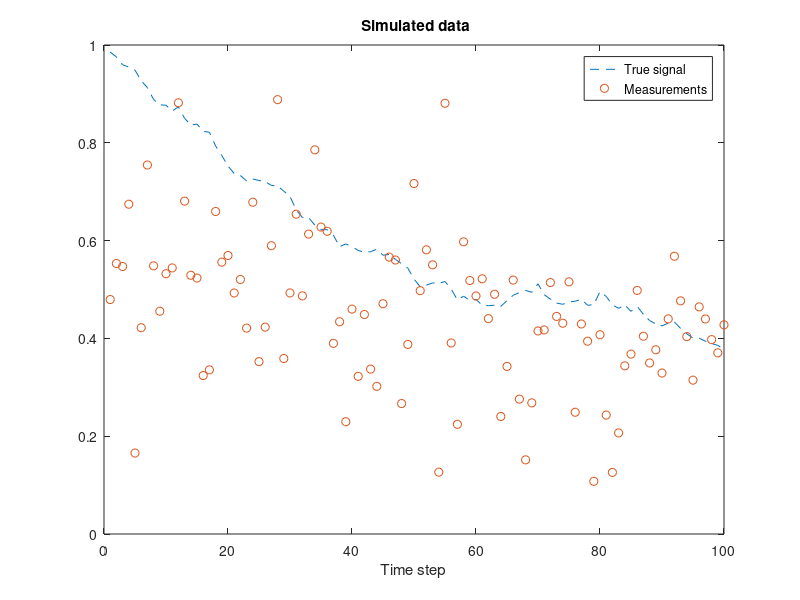
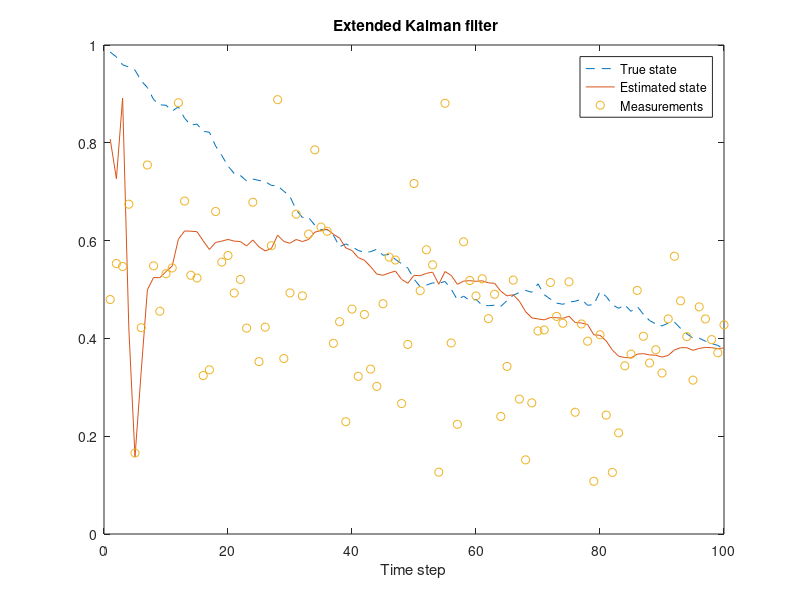
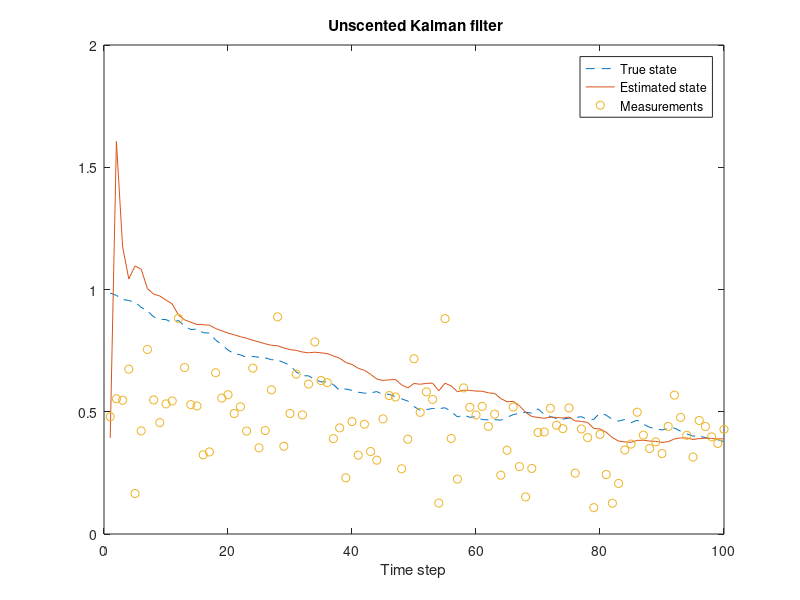

MATLAB code to generate these figures, in order:
%%%%%%%%%%%%%%%%%%%%%%%%%%%%%%%%%%%%%%%%%%%%%%%%%%%%%%%%%%%%%%%%%
% Supplemental Matlab code for Exercise 4 in hw1
%
% Last updated: $Date: 2022/10/6 $
%%%%%%%%%%%%%%%%%%%%%%%%%%%%%%%%%%%%%%%%%%%%%%%%%%%%%%%%%%%%%%%%%

%% Generate data
clear;
clc;
close all;

% Lock random seed
randn('state',101);

% Gaussian random draw, m is the mean and S the covariance
gauss_rnd = @(m,S) m + chol(S)'*randn(size(m));

% Calculate root mean squared error
rmse = @(x,y) sqrt(mean((x(:)-y(:)).^2));

% Define parameters
steps = 100;  % Number of time steps
% w     = 0.5;  % Angular velocity
q     = 0.01^2; % Process noise spectral density
r     = 0.02;  % Measurement noise variance

% This is the dynamics model
f = @(x) x-0.01*sin(x);

% This is the measurement model
h = @(x) 0.5*sin(2*x);

% This is the true initial value
x0 = 1; 

% Simulate data
X = zeros(1,steps);  % The true state
Y = zeros(1,steps);  % Measurements
T = 1:steps;         % Time
x = x0;
for k=1:steps
    x = gauss_rnd(f(x),q);
    y = gauss_rnd(h(x),r);
    X(k) = x;
    Y(k) = y;
end

% Visualize
figure; clf;
plot(T,X(1,:),'--',T,Y,'o');
legend('True signal','Measurements');
xlabel('Time step'); title('\bf Simulated data')

%% Extended Kalman filter

% Extended Kalman filter solution. The estimates
% of x_t are stored in EST2.

m = 0.8;  % Initialize first step
P = 1; % Variance  
EST = zeros(1,steps); % Allocate space for results

% Run EKF
for k=1:steps
    % Prediction step
    % Calculate Jacobian of f(x)
    F = 1 - 0.01*cos(m);              % df/dx
    
    % Predict
    m_pred = f(m);                     % 预测状态
    P_pred = F * P * F' + q;          % 预测协方差
    
    % Update step
    % Calculate Jacobian of h(x)
    H = cos(2*m_pred);                % dh/dx
    
    % Kalman gain
    K = P_pred * H' / (H * P_pred * H' + r);
    
    % Update
    m = m_pred + K * (Y(k) - h(m_pred));
    P = (1 - K * H) * P_pred;
    
    % Store the results
    EST(k) = m;
end

% Visualize results
figure; clf

% Plot the state and its estimate
plot(T,X(:),'--',T,EST(:),'-',T,Y,'o');
legend('True state','Estimated state','Measurements');
xlabel('Time step'); title('\bf Extended Kalman filter')

% Compute error
err = rmse(X,EST)

%% Unscented Kalman filter
% Unscented Kalman filter solution. The estimates
% of x_t are stored in EST3.

m2 = 0.8;  % Initialize first step
P2 = 1; % Variance  
EST2 = zeros(1,steps); % Allocate space for results

% Run UKF
for k=1:steps
    % UKF parameters
    alpha = 0.316;     % 扩展参数
    beta = 0;         % 高斯分布最优值
    kappa = 0.143;        % 次要扩展参数
    n = 1;           % 状态维度
    lambda = alpha^2 * (n + kappa) - n;
    
    % 计算权重
    Wm = zeros(2*n + 1, 1);    % 均值权重
    Wc = zeros(2*n + 1, 1);    % 协方差权重
    Wm(1) = lambda/(n + lambda);
    Wc(1) = lambda/(n + lambda) + (1 - alpha^2 + beta);
    for i = 2:(2*n + 1)
        Wm(i) = 1/(2*(n + lambda));
        Wc(i) = 1/(2*(n + lambda));
    end
    
    % Generate sigma points
    sP = sqrt((n + lambda) * P2);
    Xi = [m2, m2 + sP, m2 - sP];  % Sigma points
    
    % Prediction step
    % Transform sigma points through process model
    fXi = zeros(1, 2*n + 1);
    for i = 1:(2*n + 1)
        fXi(i) = f(Xi(i));
    end
    
    % Predicted mean and covariance
    m2_pred = 0;
    for i = 1:(2*n + 1)
        m2_pred = m2_pred + Wm(i) * fXi(i);
    end
    
    P2_pred = q;
    for i = 1:(2*n + 1)
        P2_pred = P2_pred + Wc(i) * (fXi(i) - m2_pred) * (fXi(i) - m2_pred)';
    end
    
    % Update step
    % Transform sigma points through measurement model
    Yi = zeros(1, 2*n + 1);
    for i = 1:(2*n + 1)
        Yi(i) = h(fXi(i));
    end
    
    % Predicted measurement
    y_pred = 0;
    for i = 1:(2*n + 1)
        y_pred = y_pred + Wm(i) * Yi(i);
    end
    
    % Innovation covariance
    Pyy = r;
    for i = 1:(2*n + 1)
        Pyy = Pyy + Wc(i) * (Yi(i) - y_pred) * (Yi(i) - y_pred)';
    end
    
    % Cross covariance
    Pxy = 0;
    for i = 1:(2*n + 1)
        Pxy = Pxy + Wc(i) * (fXi(i) - m2_pred) * (Yi(i) - y_pred)';
    end
    
    % Kalman gain and update
    K = Pxy / Pyy;
    m2 = m2_pred + K * (Y(k) - y_pred);
    P2 = P2_pred - K * Pyy * K';
    
    % Store the results
    EST2(k) = m2;
end

% Visualize results
figure; clf

% Plot the state and its estimate
plot(T,X(:),'--',T,EST2(:),'-',T,Y,'o');
legend('True state','Estimated state','Measurements');
xlabel('Time step'); title('\bf Unscented Kalman filter')

% Compute error
err2 = rmse(X,EST2)
